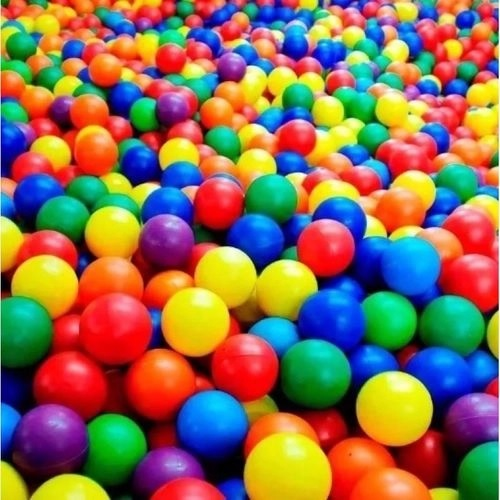
#> input picture image.jpg, 500 x 500 px, found by its file name
$ python '09 - Threshold (Limiarização).py'
#> lines starting #> are read from the running program, lines starting #| are printed output that depends on the picture; after the words box and inside, x2 and y2 are one past the last pixel; in counts of white or black regions, pixels touching at a corner belong together
# -*- coding: utf-8 -*-
"""
Created on Mon Sep 21 15:52:02 2020

@author: Lucas Rocini
"""
import cv2

image = cv2.imread("E:\Workfolder\LearningOpenCVPython\image.jpg")
#> image is the input picture: shape (500, 500, 3); mean B, G, R 85.4, 110.3, 139.3

#tranform image to black
for i in range(0, image.shape[0]):
    for j in range(0, image.shape[1]):
        image[i][j] = (0,0,0)
#> image: shape (500, 500, 3); every value is 0

font = cv2.FONT_HERSHEY_SIMPLEX

cv2.putText(image, "255", (15,65), font, 2, (255,255,255), 2,)

cv2.putText(image, "70", (125,65), font, 2, (70,70,70), 2)

cv2.putText(image, "100", (225,65), font, 2, (100,100,100), 2)
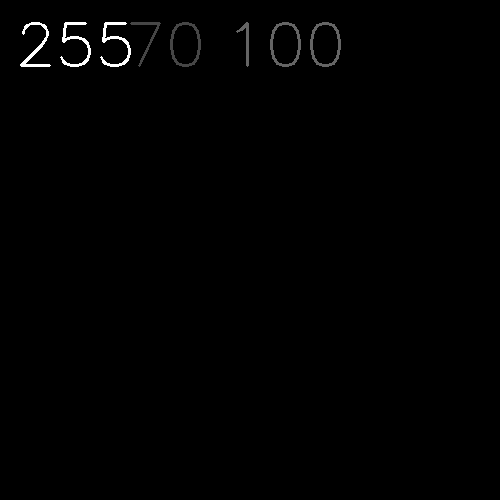
#> image: shape (500, 500, 3); min 0, max 255, mean 1.5

cv2.putText(image, "1", (405,65), font, 2, (1,1,1), 2)
#> image: shape (500, 500, 3); 0.07% of pixels changed, all inside (x1, y1, x2, y2) = (416, 22, 429, 67)

#tranform all different from true black into white
for i in range(0, image.shape[0]):
    for j in range(0, image.shape[1]):
        if image[i][j][0] == 0:
            image[i][j] == (255,255,255)

#tranform all to black expect scale of 1 (black)
for i in range(0, image.shape[0]):
    for j in range(0, image.shape[1]):
        if image[i][j][0] == 1:
            image[i][j] == (255,255,255)
        else:
            image[i][j] == (0,0,0)

#show image and wait for the key
cv2.imshow("Window",image)
cv2.waitKey(0)
